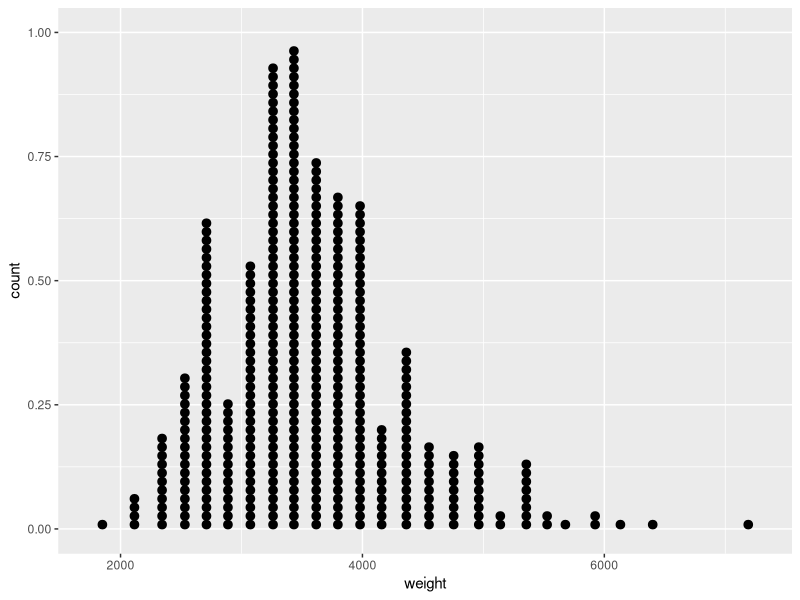
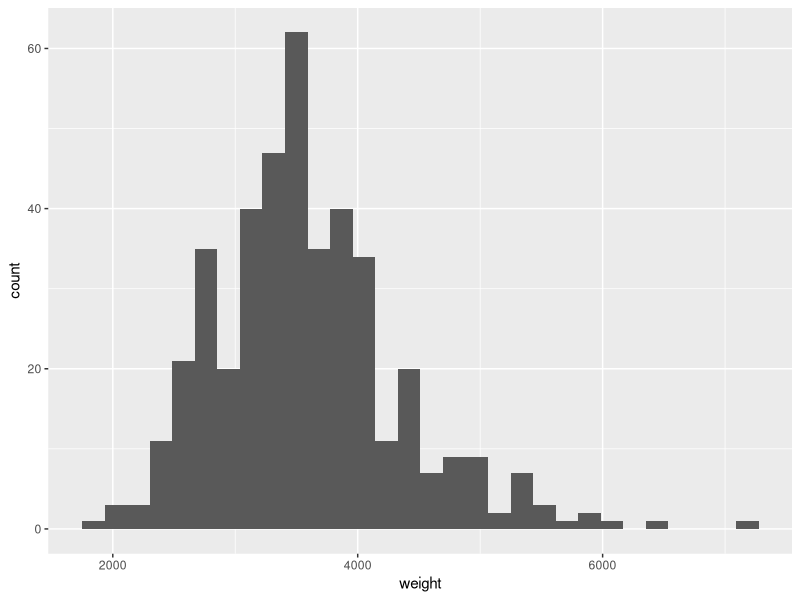
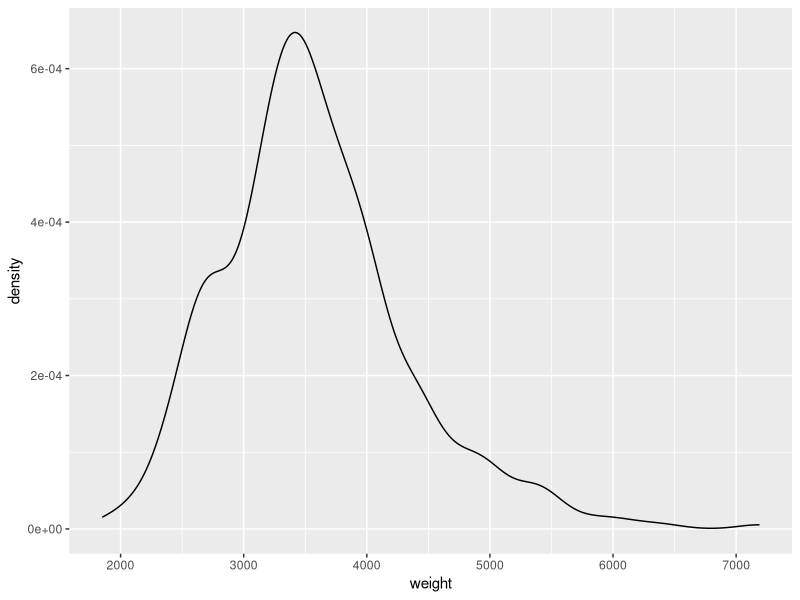
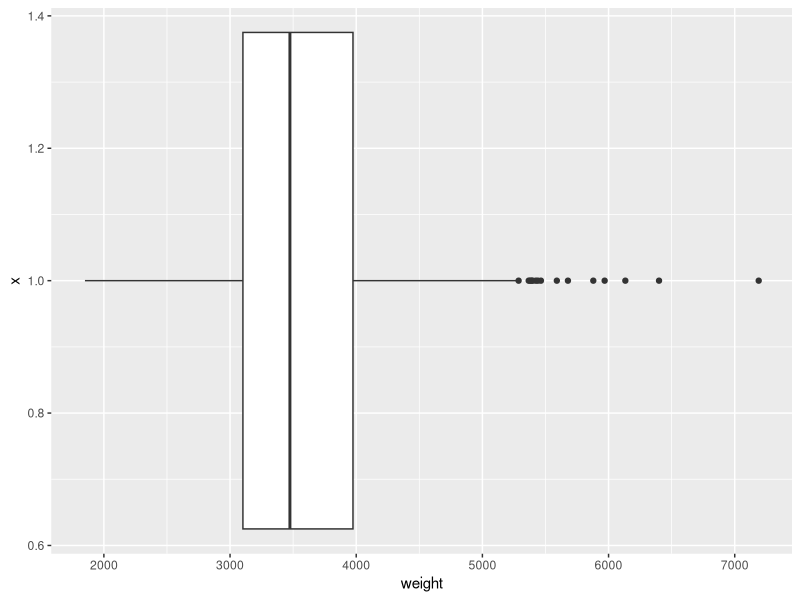
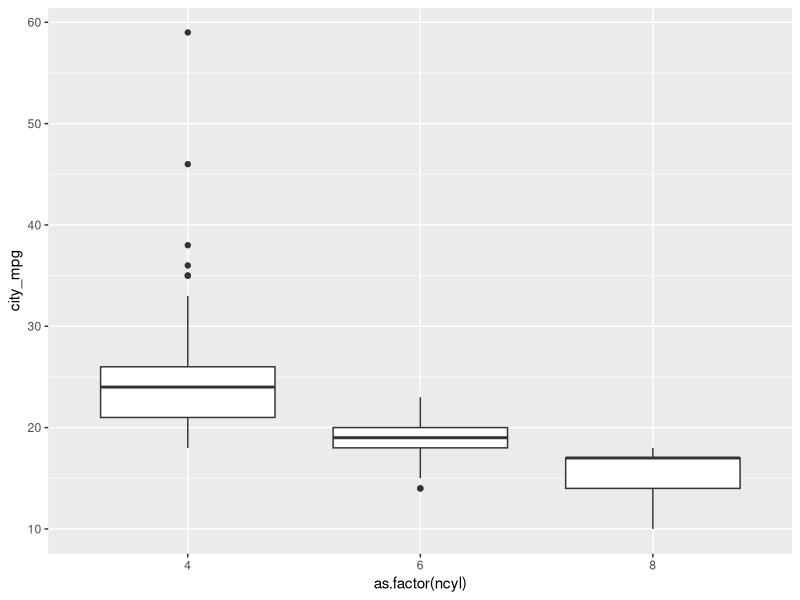
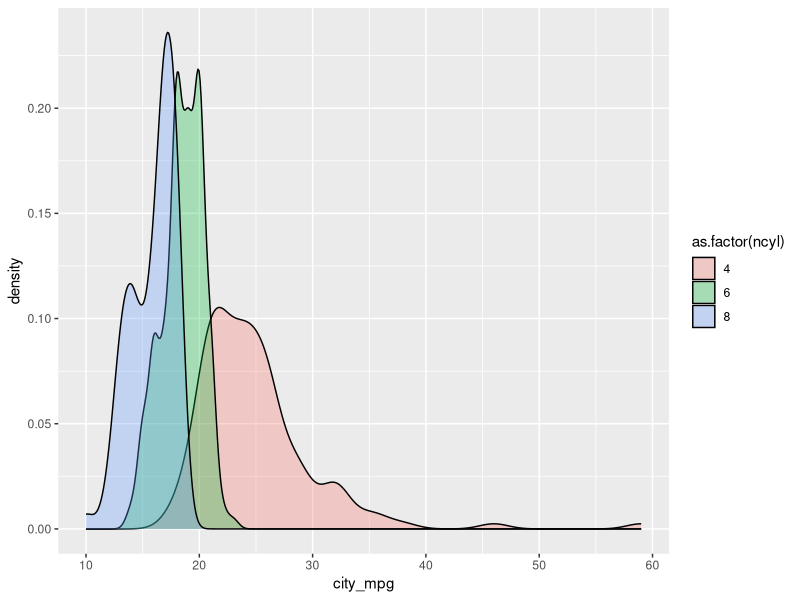
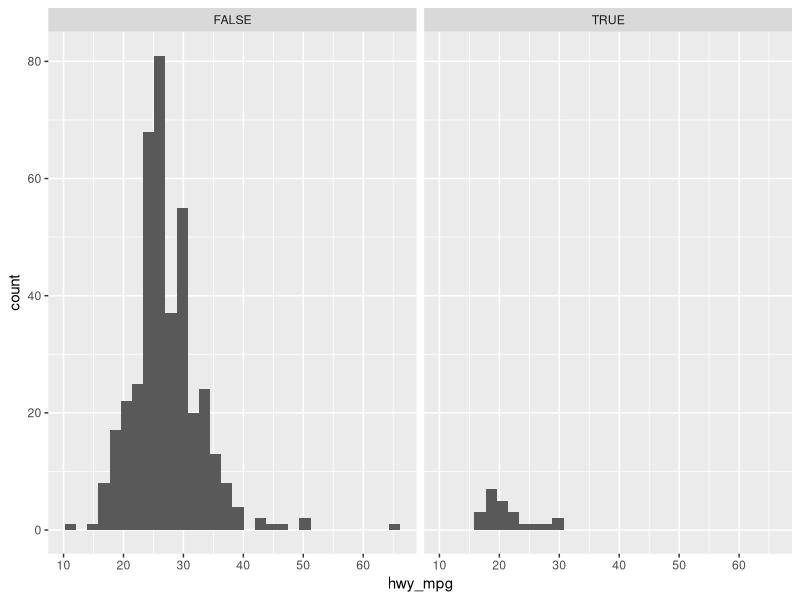
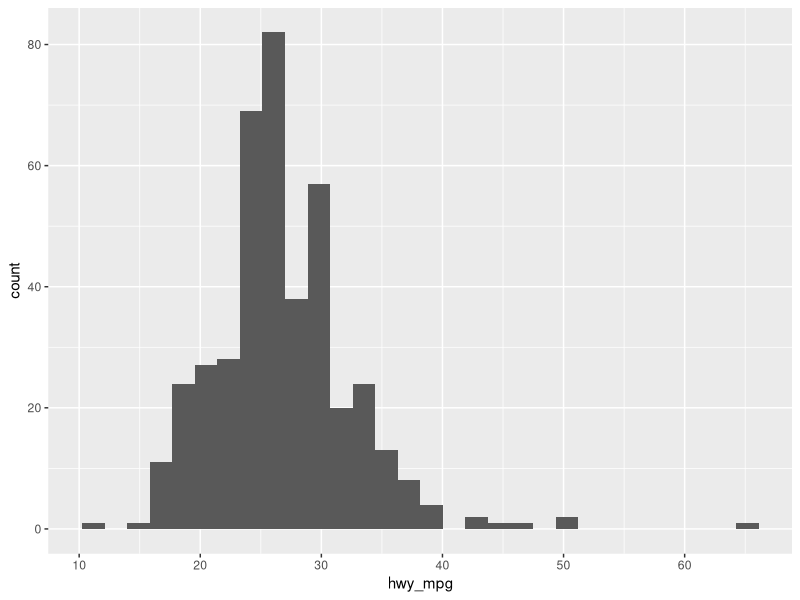

Reproduce these figures in R, in order.
library(readr)
library(ggplot2)
library(dplyr)

(cars <- read_csv('cars.csv'))

# Learn data structure
glimpse(cars)

# Plot a dotplot
ggplot(cars, aes(x = weight)) +
  geom_dotplot(dotsize = 0.4)

# Plot a histogram
ggplot(cars, aes(x = weight)) +
  geom_histogram()

# Plot a density plot
ggplot(cars, aes(x = weight)) +
  geom_density()

# Plot a boxplot
ggplot(cars, aes(x = 1, y = weight)) +
  geom_boxplot() +
  coord_flip()

# Side-by-side boxplot
cars %>% 
  filter(ncyl %in% c(4, 6, 8)) %>%
  ggplot(aes(x = as.factor(ncyl), y = city_mpg)) +
  geom_boxplot()

# Create overlaid density plots 
cars %>% 
  filter(ncyl %in% c(4, 6, 8)) %>%
  ggplot(aes(x = city_mpg, fill = as.factor(ncyl))) +
  geom_density(alpha = .3)

# Faceted histogram
ggplot(cars, aes(x = hwy_mpg)) +
  geom_histogram() +
  facet_wrap(~pickup)

# Marginal distribution
ggplot(cars, aes(x = hwy_mpg)) +
  geom_histogram()

# Only engines that are smaller than 2 liters
cars %>%
  filter(eng_size < 2) %>%
  ggplot(aes(hwy_mpg)) +
  geom_histogram() +
  ggtitle('Distribution of hwy_mpg for small engines')


cars %>%
  filter(eng_size < 2) %>%
  ggplot(aes(hwy_mpg)) +
  geom_histogram(binwidth = 5)

cars %>%
  filter(eng_size < 2) %>%
  ggplot(aes(hwy_mpg)) +
  geom_histogram(binwidth = 0.4) +
  ggtitle('binwidth = 0.4')

cars %>%
  filter(eng_size < 2) %>%
  ggplot(aes(hwy_mpg)) +
  geom_density()

cars %>%
  filter(eng_size < 2) %>%
  ggplot(aes(hwy_mpg)) +
  geom_density(bw = 5)

# Visualization in higher dimensions
ggplot(cars, aes(x = msrp)) + 
  geom_density() +
  facet_grid(pickup ~ rear_wheel)

ggplot(cars, aes(x = msrp)) + 
  geom_density() +
  facet_grid(pickup ~ rear_wheel, labeller = label_both)

table(cars$rear_wheel, cars$pickup)

# Numerical Summary of Continuous Data

# Mean
(x <- head(cars$eng_size, 11))
sum(x)/11
mean(x)

# Median
sort(x)
median(x)

# Mode
# Plot a dotplot
ggplot(cars[1:11,], aes(x = eng_size)) +
  geom_dotplot(dotsize = 3)

table(x)

table(cars$ncyl)

cars %>%
  mutate(small_cyl = ncyl %in% c(3, 4)) %>%
  group_by(small_cyl) %>%
  summarise(mean(eng_size),
            median(eng_size))

cars %>%
  mutate(small_cyl = ncyl %in% c(3, 4)) %>%
  ggplot(aes(x = small_cyl, y = eng_size)) +
  geom_boxplot()

# Measures of variability
x - mean(x)

sum(x - mean(x))
sum((x - mean(x))^2)
sum((x - mean(x))^2)/11
sum((x - mean(x))^2)/(11-1)
var(x)

sd(x)

# Interquartile range
summary(x)
IQR(x)

min(x)

# Range 
diff(range(x))

cars %>%
  group_by(ncyl) %>%
  summarize(sd(eng_size),
            IQR(eng_size),
            n())

ggplot(cars, aes(x = eng_size, fill = as.factor(ncyl))) +
  geom_density(alpha = 0.3)

# Shape and transformations
ggplot(cars, aes(x = dealer_cost)) + # Distribution of delaer_cost is right skewed
  geom_density()

ggplot(cars, aes(x = dealer_cost, fill = all_wheel)) +
  geom_density(alpha = .3)

ggplot(cars, aes(x = log(dealer_cost), fill = all_wheel)) +
  geom_density(alpha = .3)

ggplot(cars, aes(x = dealer_cost, fill = all_wheel)) +
  geom_density(alpha = .3) +
  scale_x_log10()

ggplot(cars, aes(x = all_wheel, y = dealer_cost)) +
  geom_boxplot() +
  coord_flip()


cars %>%
  count(all_wheel)

# Indicating outlier
cars %>%
  mutate(is_outlier = dealer_cost > 60000) %>%
  filter(!is_outlier) %>%
  ggplot(aes(x = dealer_cost, fill = all_wheel)) +
  geom_density(alpha = .3)

# Another way of filtering non-outliers
cars %>%
  filter(dealer_cost < 60000) %>%
  ggplot(aes(x = dealer_cost, fill = all_wheel)) +
  geom_density(alpha = .3)

# Filter only outliers
cars %>%
  mutate(is_outlier = dealer_cost > 60000) %>%
  filter(is_outlier) %>%
  arrange(desc(dealer_cost)) %>%
  summarise(sum(sports_car), sum(all_wheel))

sum(cars$sports_car)
